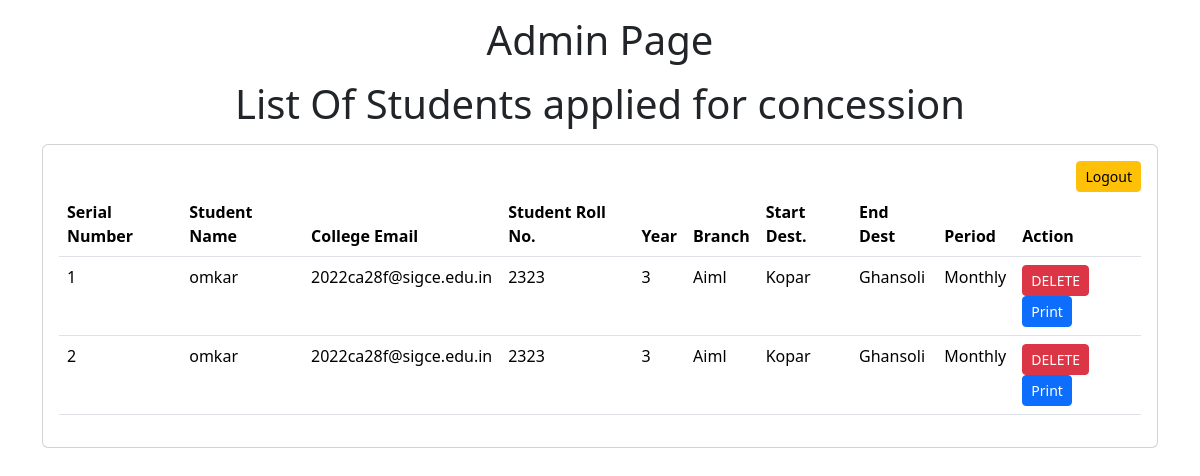
Before: /admin.html (signed in) with the older database file.
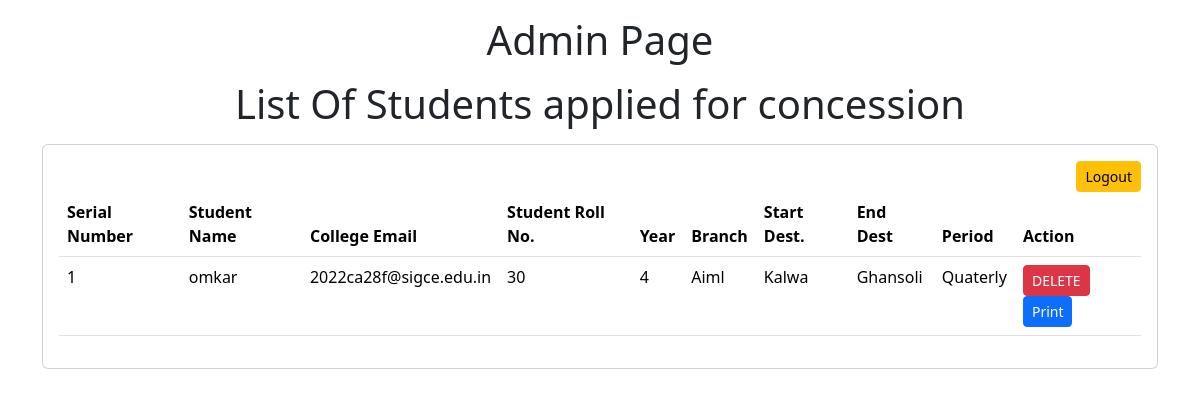
After: the same page with the newer database file.
### concession/models.py (models this page shows)
class Concession(models.Model):
    name = models.CharField(max_length=30)
    email=models.EmailField(max_length=70)
    roll=models.IntegerField()
    year=models.CharField(max_length=30)
    branch=models.CharField(max_length=30)
    start_dest=models.CharField(max_length=50)
    end_dest=models.CharField(max_length=30)
    period=models.CharField(max_length=20)

### college/views.py (the view)
# urls.py: path('admin.html', views.adminpage, name='adminpage'),
def adminpage(request):
    if not request.session.get('is_admin_logged_in'):
        return redirect('login')
    data = Concession.objects.all()
    return render(request, 'admin.html', {'data': data})

### templates/admin.html (shortened to what this page needs)
<!doctype html>
<html lang="en">
  <head>
    <link href="https://cdn.jsdelivr.net/npm/bootstrap@5.3.6/dist/css/bootstrap.min.css" rel="stylesheet">
  </head>
  <body>
    <h1 class="text-center my-3">Admin Page</h1>
    <h1 class="text-center my-3">List Of Students applied for concession</h1>
    <div class="container">
      <div class="row">
        <div class="col-md-12">
          <div class="card">
            <div class="card-body">
              <table class="table">
                <thead>
                  <tr>
                    <th> Serial Number </th>
                    <th> Student Name </th>
                    <th> College Email </th>
                    <th> Student Roll No. </th>
                    <th> Year </th>
                    <th> Branch </th>
                    <th> Start Dest. </th>
                    <th> End Dest </th>
                    <th> Period </th>
                    <th> Action </th>
                  </tr>
                </thead>
                <tbody>
        {% for e in data %}
        <tr>
        <td>{{ forloop.counter }}</td>
        <td>{{ e.name }}</td>
        <td>{{ e.email }}</td>
        <td>{{ e.roll }}</td>
        <td>{{ e.year }}</td>
        <td>{{ e.branch }}</td>
        <td>{{ e.start_dest }}</td>
        <td>{{ e.end_dest }}</td>
        <td>{{ e.period }}</td>
        <td>
        <a href="{% url 'delete_concession' e.id %}" class="btn btn-danger btn-sm"> DELETE </a>
        <a href="{% url 'print_form' e.id %}" target="_blank" class="btn btn-sm btn-primary">Print</a>
        </td>
        </tr>
        {% endfor %}
        <a href="{% url 'logout' %}" class="btn btn-warning btn-sm float-end">Logout</a>
                </tbody>
              </table>
            </div>
          </div>
        </div>
      </div>
    </div>
  </body>
</html>

Changed rows visible on the page:
removed Concession: name "omkar", email "2022ca28f@sigce.edu.in", roll "2323", year "3", branch "Aiml", start_dest "Kopar", end_dest "Ghansoli", period "Monthly"
removed Concession: name "omkar", email "2022ca28f@sigce.edu.in", roll "2323", year "3", branch "Aiml", start_dest "Kopar", end_dest "Ghansoli", period "Monthly"
added Concession: name "omkar", email "2022ca28f@sigce.edu.in", roll "30", year "4", branch "Aiml", start_dest "Kalwa", end_dest "Ghansoli", period "Quaterly"
